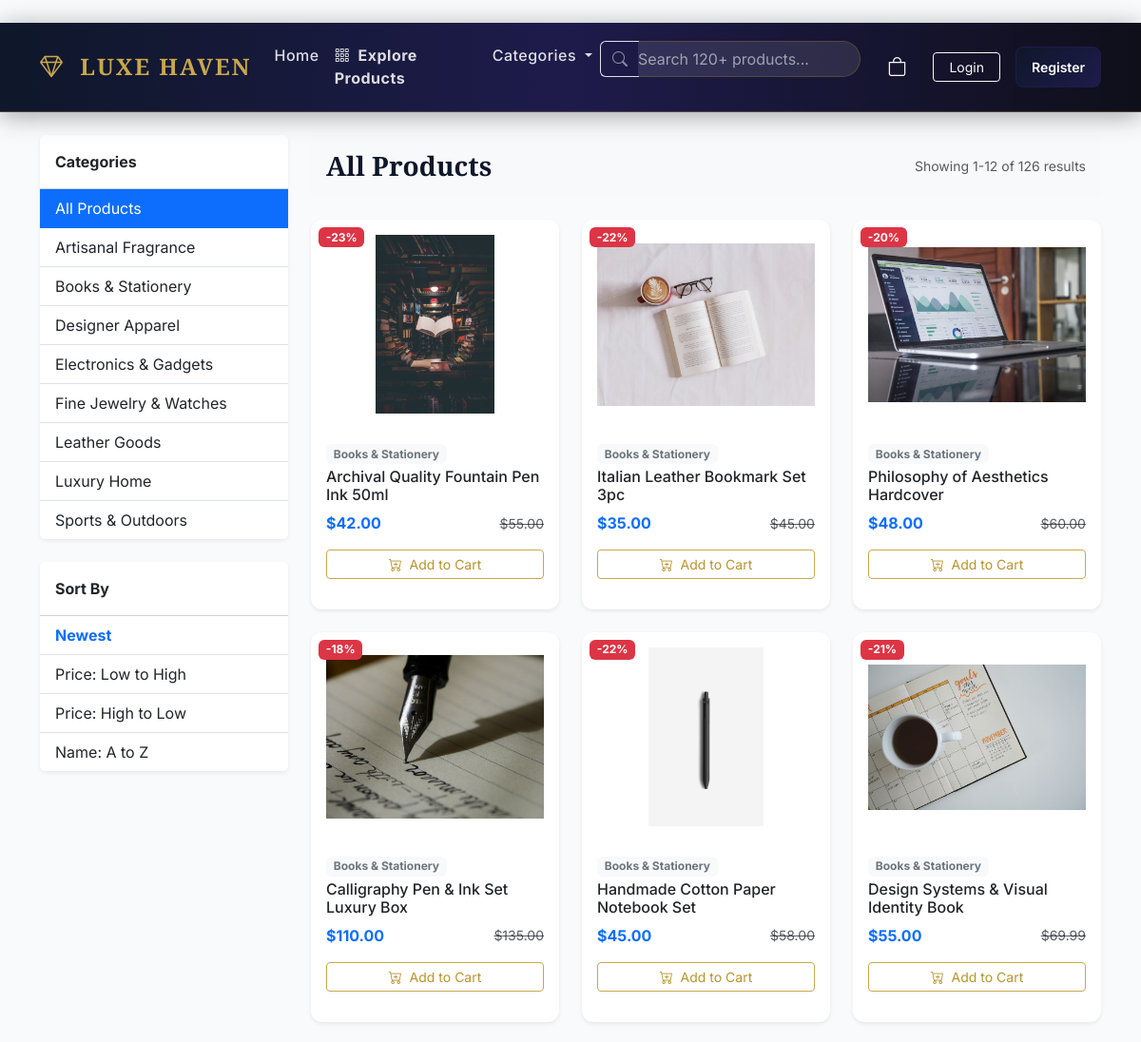
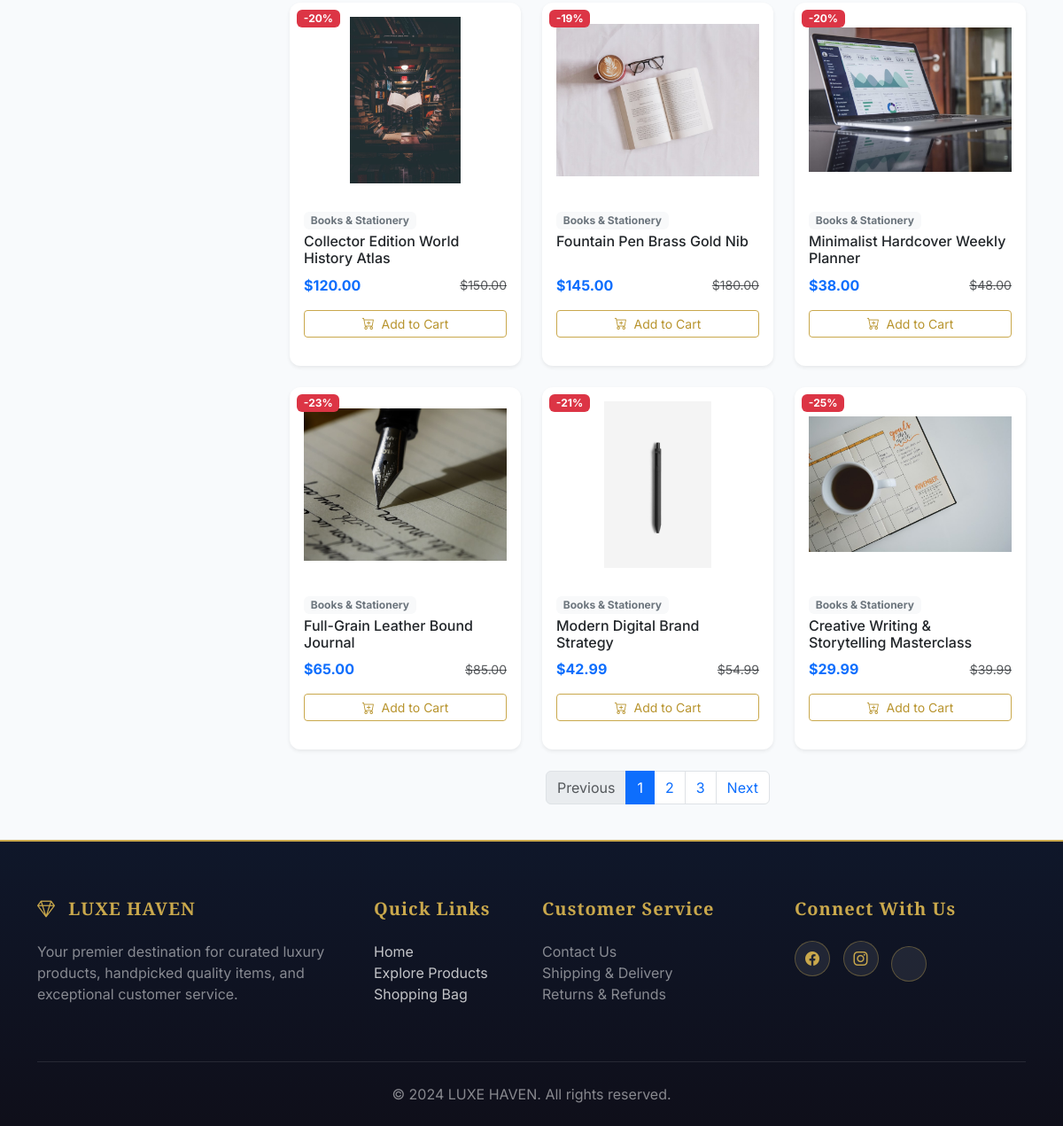
Screenshot of /products/ with the database file from the repository (2 pictures, top to bottom).
### store/models.py (models this page shows, shortened)
class Category(models.Model):
    name = models.CharField(max_length=200)
    slug = models.SlugField(max_length=200, unique=True)
    description = models.TextField(blank=True)
    image = models.ImageField(upload_to='categories/', blank=True, null=True)
    created_at = models.DateTimeField(auto_now_add=True)
    class Meta:
        verbose_name_plural = 'Categories'
        ordering = ['name']

class Product(models.Model):
    name = models.CharField(max_length=200)
    slug = models.SlugField(max_length=200, unique=True)
    description = models.TextField()
    price = models.DecimalField(max_digits=10, decimal_places=2)
    compare_price = models.DecimalField(max_digits=10, decimal_places=2, blank=True, null=True,
                                         help_text='Original price before discount')
    image = models.ImageField(upload_to='products/', blank=True, null=True)
    category = models.ForeignKey(Category, on_delete=models.CASCADE, related_name='products')
    stock = models.PositiveIntegerField(default=0)
    is_featured = models.BooleanField(default=False)
    is_active = models.BooleanField(default=True)
    created_at = models.DateTimeField(auto_now_add=True)
    updated_at = models.DateTimeField(auto_now=True)
    class Meta:
        ordering = ['-created_at']
    @property
    def is_in_stock(self):
        return self.stock > 0
    @property
    def discount_percentage(self):
        if self.compare_price and self.compare_price > self.price:
            return int(((self.compare_price - self.price) / self.compare_price) * 100)
        return 0

### store/views.py (the view)
# urls.py: path('products/', views.product_list, name='product_list'),
def product_list(request):
    products = Product.objects.filter(is_active=True)
    category_slug = request.GET.get('category')
    current_category = None
    if category_slug:
        current_category = get_object_or_404(Category, slug=category_slug)
        products = products.filter(category=current_category)
    search_query = request.GET.get('q')
    if search_query:
        products = products.filter(Q(name__icontains=search_query) | Q(description__icontains=search_query))
    sort_by = request.GET.get('sort')
    if sort_by == 'price_asc':
        products = products.order_by('price')
    elif sort_by == 'price_desc':
        products = products.order_by('-price')
    elif sort_by == 'newest':
        products = products.order_by('-created_at')
    elif sort_by == 'name':
        products = products.order_by('name')
    paginator = Paginator(products, 12)
    page_number = request.GET.get('page')
    page_obj = paginator.get_page(page_number)
    return render(request, 'store/product_list.html', {
        'products': page_obj,
        'categories': Category.objects.all(),
        'current_category': current_category,
        'search_query': search_query,
        'sort_by': sort_by,
    })

### store/context_processors.py (called while the page is built)
def cart_count(request):
    count = 0
    try:
        if request.user.is_authenticated:
            cart = Cart.objects.filter(user=request.user).first()
        else:
            session_key = request.session.session_key
            if session_key:
                cart = Cart.objects.filter(session_key=session_key).first()
            else:
                cart = None
        if cart:
            count = cart.item_count
    except Exception:
        pass
    return {'cart_item_count': count}

### templates/store/product_list.html (shortened to what this page needs)
{% extends 'base.html' %}
{% load store_tags %}
{% block content %}
<div class="container py-4">
    <div class="row">
        <div class="col-lg-3 mb-4">
            <div class="card border-0 shadow-sm mb-4">
                <div class="card-header bg-white fw-bold py-3">
                    Categories
                </div>
                <div class="list-group list-group-flush">
                    <a href="{% url 'store:product_list' %}{% if search_query %}?q={{ search_query }}{% endif %}"
                       class="list-group-item list-group-item-action {% if not current_category %}active bg-primary border-primary{% endif %}">
                        All Products
                    </a>
                    {% for cat in categories %}
                    <a href="{% url 'store:product_list' %}?category={{ cat.slug }}{% if search_query %}&q={{ search_query }}{% endif %}"
                       class="list-group-item list-group-item-action {% if current_category.slug == cat.slug %}active bg-primary border-primary{% endif %}">
                        {{ cat.name }}
                    </a>
                    {% endfor %}
                </div>
            </div>
            <div class="card border-0 shadow-sm">
                <div class="card-header bg-white fw-bold py-3">
                    Sort By
                </div>
                <div class="list-group list-group-flush">
                    <a href="?sort=-created_at" class="list-group-item list-group-item-action {% if sort_by == '-created_at' or not sort_by %}fw-bold text-primary{% endif %}">Newest</a>
                    <a href="?sort=price" class="list-group-item list-group-item-action ">Price: Low to High</a>
                    <a href="?sort=-price" class="list-group-item list-group-item-action ">Price: High to Low</a>
                    <a href="?sort=name" class="list-group-item list-group-item-action ">Name: A to Z</a>
                </div>
            </div>
        </div>
        <div class="col-lg-9">
            <div class="d-flex justify-content-between align-items-center mb-4 bg-light p-3 rounded">
                <h1 class="h3 mb-0 fw-bold">
                    {% if search_query %}
                        Search Results for "{{ search_query }}"
                    {% elif current_category %}
                        {{ current_category.name }}
                    {% else %}
                        All Products
                    {% endif %}
                </h1>
                <div class="text-muted small">
                    Showing {{ products.start_index }}-{{ products.end_index }} of {{ products.paginator.count }} results
                </div>
            </div>
            {% if products %}
            <div class="row g-4 mb-4">
                {% for product in products %}
                <div class="col-md-6 col-lg-4">
                    <div class="card h-100 border-0 shadow-sm product-card">
                        <div class="position-relative">
                            {% if product.discount_percentage > 0 %}
                            <span class="badge bg-danger position-absolute top-0 start-0 m-2 z-1">-{{ product.discount_percentage }}%</span>
                            {% endif %}
                            <a href="{% url 'store:product_detail' product.slug %}">
                                <img src="{% if product.image %}{{ product.image.url }}{% else %}https://placehold.co/400x400/e2e8f0/64748b?text={{ product.name|urlencode }}{% endif %}" class="card-img-top p-3" alt="{{ product.name }}" style="height: 220px; object-fit: contain;">
                            </a>
                        </div>
                        <div class="card-body d-flex flex-column">
                            <div class="mb-1">
                                <span class="badge bg-light text-secondary">{{ product.category.name }}</span>
                            </div>
                            <h6 class="card-title mb-2">
                                <a href="{% url 'store:product_detail' product.slug %}" class="text-decoration-none text-dark">{{ product.name }}</a>
                            </h6>
                            <div class="mt-auto">
                                <div class="d-flex justify-content-between align-items-center mb-3">
                                    <span class="fw-bold text-primary">${{ product.price|floatformat:2 }}</span>
                                    {% if product.compare_price %}
                                    <span class="text-muted text-decoration-line-through small">${{ product.compare_price|floatformat:2 }}</span>
                                    {% endif %}
                                </div>
                                {% if product.is_in_stock %}
                                <form action="{% url 'store:add_to_cart' product.id %}" method="POST">
                                    <button type="submit" class="btn btn-outline-primary w-100 btn-sm"><i class="bi bi-cart-plus me-1"></i> Add to Cart</button>
                                </form>
                                {% else %}
                                <button class="btn btn-secondary w-100 btn-sm" disabled>Out of Stock</button>
                                {% endif %}
                            </div>
                        </div>
                    </div>
                </div>
                {% endfor %}
            </div>
            {% if products.has_other_pages %}
            <nav aria-label="Product pagination" class="mt-4">
                <ul class="pagination justify-content-center">
                    {% if products.has_previous %}
                    <li class="page-item">
                        <a class="page-link" href="?page={{ products.previous_page_number }}{% if current_category %}&category={{ current_category.slug }}{% endif %}{% if search_query %}&q={{ search_query }}{% endif %}{% if sort_by %}&sort={{ sort_by }}{% endif %}">Previous</a>
                    </li>
                    {% else %}
                    <li class="page-item disabled">
                        <span class="page-link">Previous</span>
                    </li>
                    {% endif %}
                    {% for num in products.paginator.page_range %}
                        {% if products.number == num %}
                        <li class="page-item active" aria-current="page"><span class="page-link">{{ num }}</span></li>
                        {% elif num > products.number|add:'-3' and num < products.number|add:'3' %}
                        <li class="page-item">
                            <a class="page-link" href="?page={{ num }}">{{ num }}</a>
                        </li>
                        {% endif %}
                    {% endfor %}
                    {% if products.has_next %}
                    <li class="page-item">
                        <a class="page-link" href="?page={{ products.next_page_number }}">Next</a>
                    </li>
                    {% else %}
                    <li class="page-item disabled">
                        <span class="page-link">Next</span>
                    </li>
                    {% endif %}
                </ul>
            </nav>
            {% endif %}
            {% endif %}
        </div>
    </div>
</div>
{% endblock %}

### static/css/style.css (style rules this page uses)
html { scroll-behavior: smooth; }
body { font-family: 'Inter', sans-serif; background-color: var(--background); color: var(--text-primary); margin: 0; padding: 0; overflow-x: hidden; }
h1, h2, h3, h4, h5, .brand-font, .navbar-brand { font-family: 'Playfair Display', serif; }
a { text-decoration: none; color: var(--text-primary); transition: all 0.3s ease; }
.product-card { border: 1px solid var(--border); border-radius: var(--border-radius-card); overflow: hidden; transition: transform 0.3s ease, box-shadow 0.3s ease; height: 100%; background: var(--card-bg); }
.product-card .card-img-top { height: 250px; object-fit: cover; transition: transform 0.5s ease; }
.btn-outline-primary { border-color: var(--primary); color: #b8942e; }

### templates/base.html (style rules this page uses)
body { font-family: 'Inter', sans-serif; display: flex; flex-direction: column; min-height: 100vh; }

### rows the page displays
Category: name "Artisanal Fragrance"
Category: name "Books & Stationery"
Category: name "Designer Apparel"
Category: name "Electronics & Gadgets"
Category: name "Fine Jewelry & Watches"
Category: name "Leather Goods"
Category: name "Luxury Home"
Category: name "Sports & Outdoors"
Product: discount_percentage "23", image (picture), category.name "Books & Stationery", name "Archival Quality Fountain Pen Ink 50ml", price "42.00", compare_price "55.00", stock "Add to Cart"
Product: discount_percentage "22", image (picture), category.name "Books & Stationery", name "Italian Leather Bookmark Set 3pc", price "35.00", compare_price "45.00", stock "Add to Cart"
Product: discount_percentage "20", image (picture), category.name "Books & Stationery", name "Philosophy of Aesthetics Hardcover", price "48.00", compare_price "60.00", stock "Add to Cart"
Product: discount_percentage "18", image (picture), category.name "Books & Stationery", name "Calligraphy Pen & Ink Set Luxury Box", price "110.00", compare_price "135.00", stock "Add to Cart"
Product: discount_percentage "22", image (picture), category.name "Books & Stationery", name "Handmade Cotton Paper Notebook Set", price "45.00", compare_price "58.00", stock "Add to Cart"
Product: discount_percentage "21", image (picture), category.name "Books & Stationery", name "Design Systems & Visual Identity Book", price "55.00", compare_price "69.99", stock "Add to Cart"
Product: discount_percentage "20", image (picture), category.name "Books & Stationery", name "Collector Edition World History Atlas", price "120.00", compare_price "150.00", stock "Add to Cart"
Product: discount_percentage "19", image (picture), category.name "Books & Stationery", name "Fountain Pen Brass Gold Nib", price "145.00", compare_price "180.00", stock "Add to Cart"
Product: discount_percentage "20", image (picture), category.name "Books & Stationery", name "Minimalist Hardcover Weekly Planner", price "38.00", compare_price "48.00", stock "Add to Cart"
Product: discount_percentage "23", image (picture), category.name "Books & Stationery", name "Full-Grain Leather Bound Journal", price "65.00", compare_price "85.00", stock "Add to Cart"
Product: discount_percentage "21", image (picture), category.name "Books & Stationery", name "Modern Digital Brand Strategy", price "42.99", compare_price "54.99", stock "Add to Cart"
Product: discount_percentage "25", image (picture), category.name "Books & Stationery", name "Creative Writing & Storytelling Masterclass", price "29.99", compare_price "39.99", stock "Add to Cart"

### other values shown
{{ products.start_index }} "1"
{{ products.end_index }} "12"
{{ products.paginator.count }} "126"
{{ num }} "1"
{{ num }} "2" "3"
